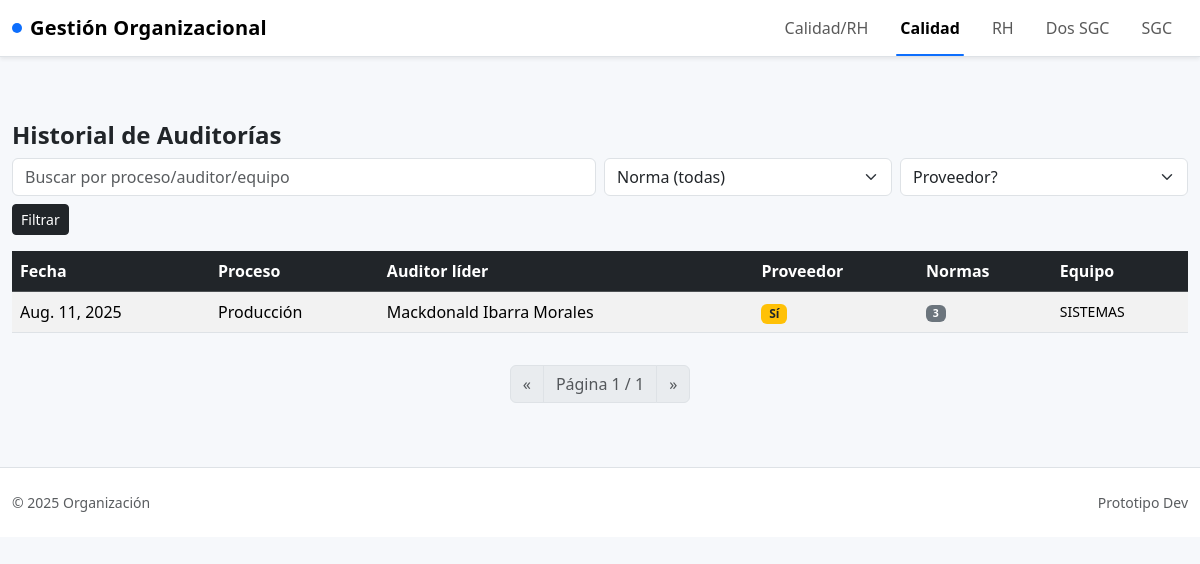
The app's page /calidad/historial/ with its own data.
### app/models.py (models this page shows, shortened)
class TimeStampedModel(models.Model):
    created_at = models.DateTimeField(auto_now_add=True)
    updated_at = models.DateTimeField(auto_now=True)
    class Meta:
        abstract = True

class Auditoria(TimeStampedModel):
    normas_a_auditar = models.ManyToManyField(Norma, related_name='auditorias')
    proceso = models.ForeignKey(Proceso, on_delete=models.SET_NULL, null=True, blank=True)
    proceso_texto = models.CharField(max_length=200, blank=True, help_text="Nombre del proceso si no existe en catálogo")
    auditor_lider = models.ForeignKey(Empleado, on_delete=models.SET_NULL, null=True, related_name='auditorias_lider')
    equipo = models.TextField(blank=True, help_text="Nombres separados por coma")
    es_proveedor = models.BooleanField(default=False)
    fecha = models.DateField(default=timezone.now)
    anexos = models.FileField(upload_to='auditorias/', blank=True)
    alcance = models.TextField(blank=True)

class Proceso(TimeStampedModel):
    nombre = models.CharField(max_length=200, unique=True)
    def __str__(self):
        return self.nombre

class Empleado(TimeStampedModel):
    nombre = models.CharField(max_length=150)
    correo = models.EmailField(blank=True)
    def __str__(self):
        return self.nombre

class Norma(TimeStampedModel):
    codigo = models.CharField(max_length=50, unique=True)
    nombre = models.CharField(max_length=200)

### app/views.py (the view, shortened to what this page needs)
# urls.py: path('calidad/historial/', views.hist_auditorias, name='hist_auditorias'),
def hist_auditorias(request):
    qs = (Auditoria.objects
          .select_related('proceso', 'auditor_lider')
          .prefetch_related('normas_a_auditar')
          .order_by('-fecha', '-created_at'))
    q = request.GET.get('q', '').strip()
    norma = request.GET.get('norma')
    proveedor = request.GET.get('proveedor')  # '1' o '0'
    if norma:
        qs = qs.filter(normas_a_auditar__id=norma)
    if proveedor in ('0', '1'):
        qs = qs.filter(es_proveedor=(proveedor == '1'))
    page = _paginate(request, qs)
    return render(request, 'hist_auditorias.html', {'page': page})

### app/views.py (called while the page is built)
def _paginate(request, qs, per_page=25):
    return Paginator(qs, per_page).get_page(request.GET.get('page'))

### app/templates/hist_auditorias.html (shortened to what this page needs)
{% extends 'base.html' %}
{% block content %}
<h1 class="h4 fw-bold">Historial de Auditorías</h1>
<form class="row g-2 mb-3" method="get">
  <div class="col-md-6">
    <input class="form-control" name="q" value="{{ request.GET.q }}" placeholder="Buscar por proceso/auditor/equipo">
  </div>
  <div class="col-md-3">
    <select class="form-select" name="norma">
      <option value="">Norma (todas)</option>
    </select>
  </div>
  <div class="col-md-3">
    <select class="form-select" name="proveedor">
      <option value="">Proveedor?</option>
    </select>
  </div>
  <div class="col-12">
    <button class="btn btn-dark btn-sm">Filtrar</button>
  </div>
</form>
<div class="table-responsive">
<table class="table table-striped align-middle">
  <thead class="table-dark">
    <tr><th>Fecha</th><th>Proceso</th><th>Auditor líder</th><th>Proveedor</th><th>Normas</th><th>Equipo</th></tr>
  </thead>
  <tbody>
    {% for a in page.object_list %}
      <tr>
        <td>{{ a.fecha }}</td>
        <td>{{ a.proceso|default:a.proceso_texto }}</td>
        <td>{{ a.auditor_lider }}</td>
        <td>{% if a.es_proveedor %}<span class="badge bg-warning text-dark">Sí</span>{% else %}<span class="text-muted">No</span>{% endif %}</td>
        <td class="small">
          {% for n in a.normas_a_auditar.all %}
            <span class="badge bg-secondary me-1">{{ n.codigo }}</span>
          {% empty %}<span class="text-muted">—</span>{% endfor %}
        </td>
        <td class="small">{{ a.equipo|default:'—' }}</td>
      </tr>
    {% empty %}
      <tr><td colspan="6" class="text-center text-muted">Sin registros</td></tr>
    {% endfor %}
  </tbody>
</table>
</div>
{% include '_pager.html' with page=page %}
{% endblock %}

### app/templates/base.html (style rules this page uses)
:root { --app-body-bg: #f6f8fb; }
body { background: var(--app-body-bg); }
.table td, .table th { vertical-align: middle; }

### records on screen
Auditoria: fecha "Aug. 11, 2025", proceso "Producción", auditor_lider "Mackdonald Ibarra Morales", es_proveedor "Sí", equipo "SISTEMAS"
Norma: codigo "3"

### other values on screen
{{ page.number }} "1"
{{ page.paginator.num_pages }} "1"
{{ now|default:2025 }} "2025"
